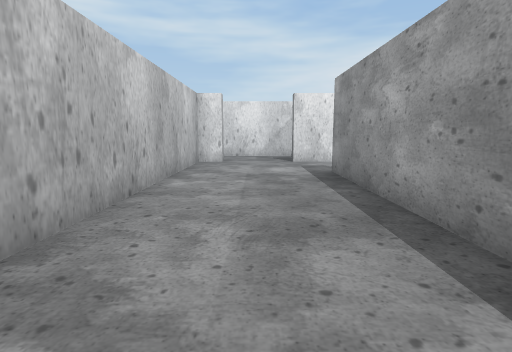
[1] (above)

20 first-person views from a walk through a scene from a Unity 3-D project. The camera is 1.2 m above the floor, tilts 8° down and sees 80° across. Doors are open. The floor is counted in squares, 1 m on a side. Each view is taken from the middle of a square. On the plan, view 1 faces up. The plan holds only what a view shows up to about 13 squares ahead; the rest is blank. The place goes on beyond the plan. The player character is not drawn. Some surface patterns are stand-ins.

[2]
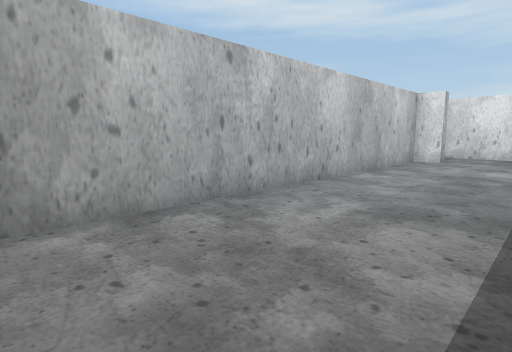

[3]
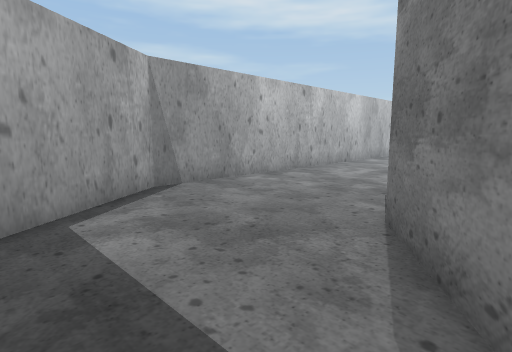

[4]
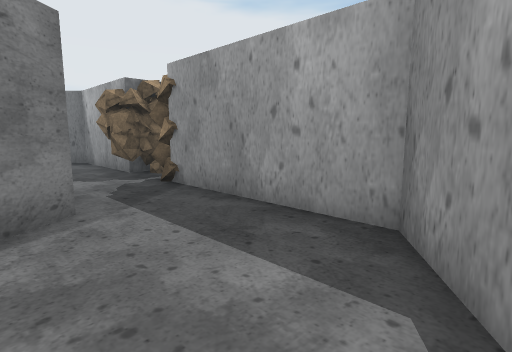

[5]
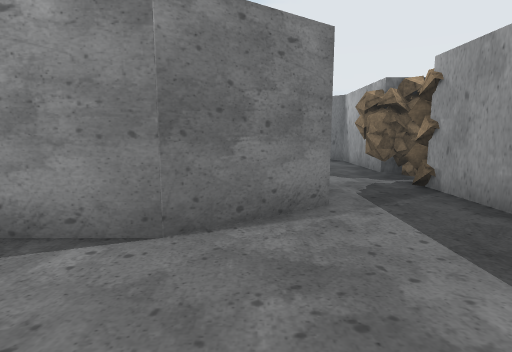

[6]
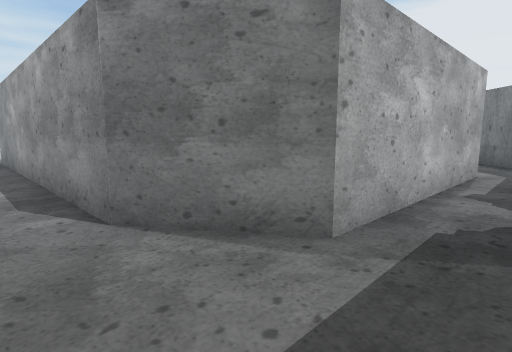

[7]
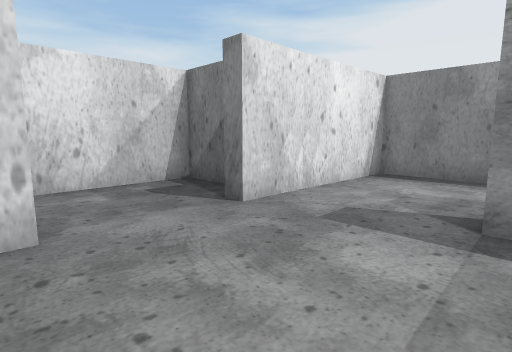

[8]
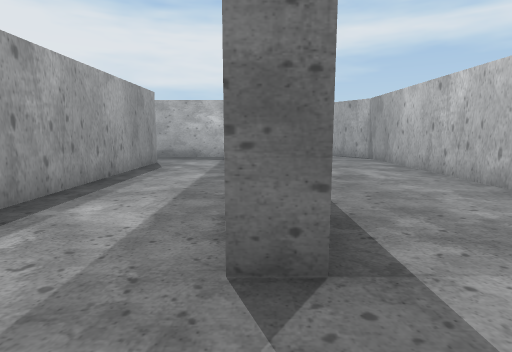

[9]
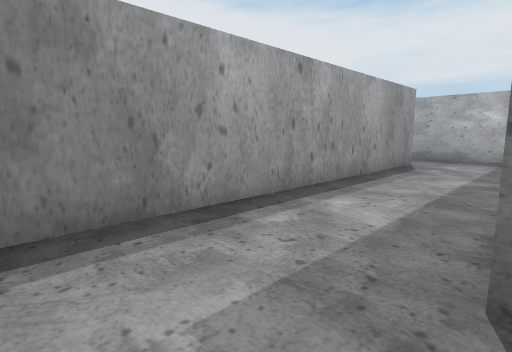

[10]
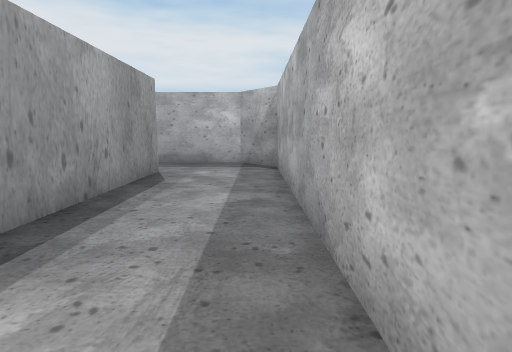

[11]
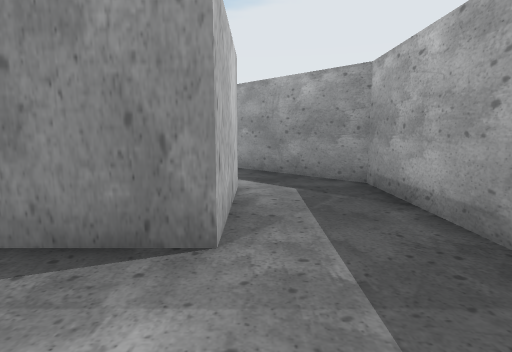

[12]
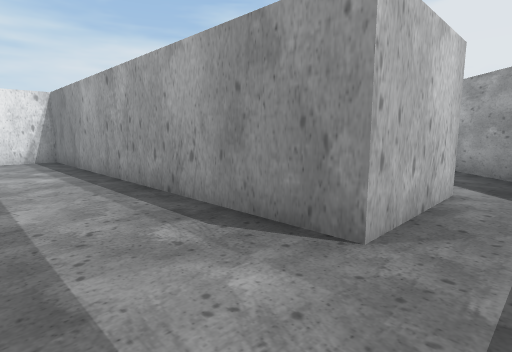

[13]
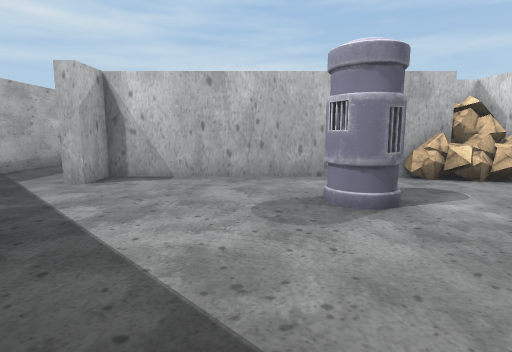

[14]
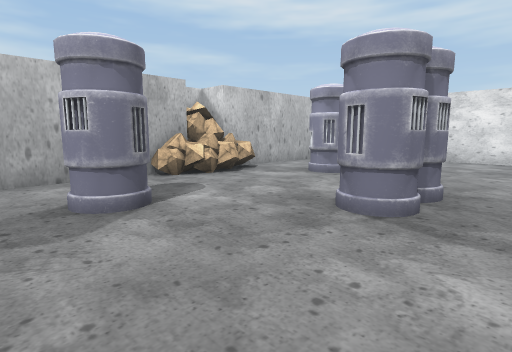

[15]
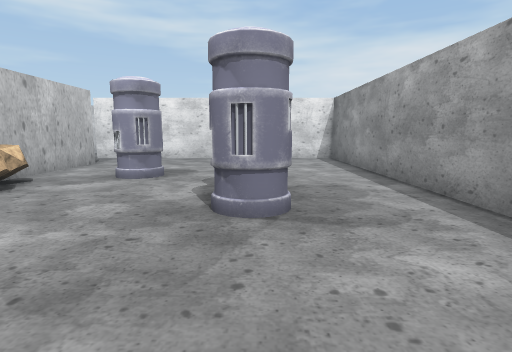

[16]
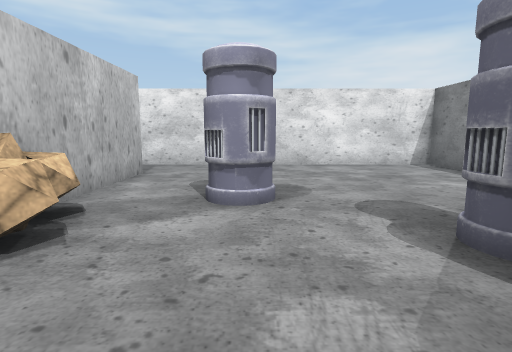

[17]
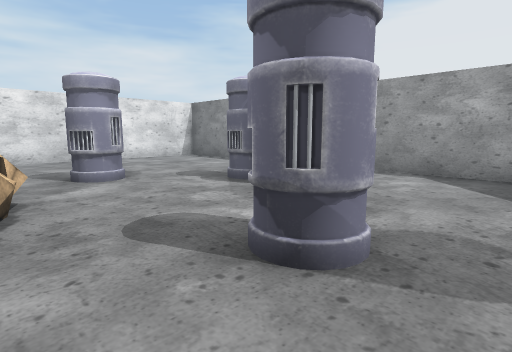

[18]
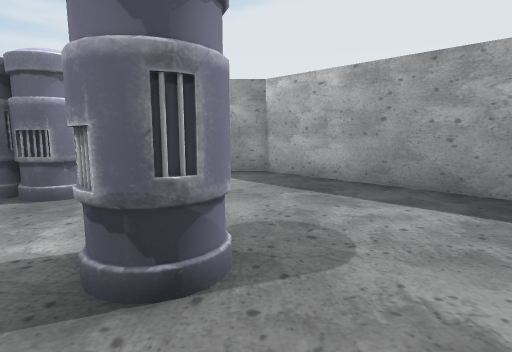

[19]
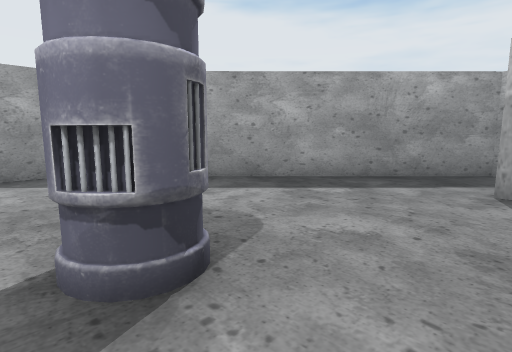

[20]
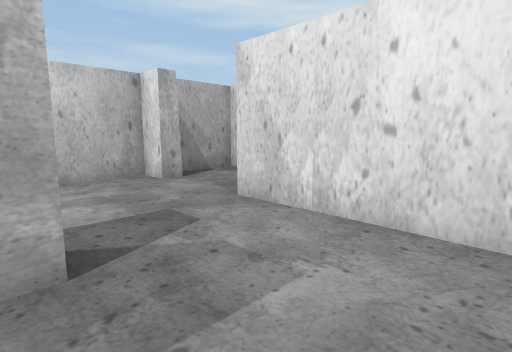

### Floor plan
Ten units are one square. View 1 is at (0, 0); x grows to the right and y downward. Boxes are objects, and circles mark ways between rooms. Rooms are numbered by the first view taken in them; rooms with no view inside come last. Other rooms are left out.
<svg viewBox="-29 -192 231 272">
<path fill="none" stroke="#000" d="M85 68 124 68 129 64M114 44 40 42 24 19 24 -96M-14 -131 -24 -131 -24 28 3 68 55 68M108 6 71 6 71 -128 16 -130M24 -96 33 -96 33 19 46 36 113 37 122 28M96 -85 96 -80M96 -60 96 1 108 1 108 6M96 -163 96 -108 90 -108M122 28 197 -47 197 -187 96 -187M6 -162 -24 -162 -24 -140M26 -146 26 -162 6 -162"/>
<rect x="55" y="65" width="20" height="10" fill="#bbb"><title>other object</title></rect>
<rect x="75" y="65" width="10" height="10" fill="#bbb"><title>other object</title></rect>
<rect x="75" y="55" width="20" height="10" fill="#bbb"><title>other object</title></rect>
<rect x="85" y="-95" width="20" height="20" fill="#bbb"><title>other object</title></rect>
<rect x="85" y="-105" width="10" height="10" fill="#bbb"><title>other object</title></rect>
<rect x="95" y="-105" width="20" height="10" fill="#bbb"><title>other object</title></rect>
<rect x="95" y="-125" width="10" height="20" fill="#bbb"><title>other object</title></rect>
<rect x="115" y="-65" width="20" height="20" fill="#bbb"><title>pillar</title></rect>
<rect x="115" y="-135" width="20" height="20" fill="#bbb"><title>pillar</title></rect>
<rect x="145" y="-95" width="20" height="20" fill="#bbb"><title>pillar</title></rect>
<rect x="145" y="-115" width="20" height="20" fill="#bbb"><title>pillar</title></rect>
<circle cx="25" cy="-105" r="3" fill="#2a7"/>
<circle cx="0" cy="-132" r="3" fill="#2a7"/>
<circle cx="115" cy="15" r="3" fill="#2a7"/>
<circle cx="0" cy="-150" r="3" fill="#2a7"/>
<text x="20" y="-10">1</text>
<text x="60" y="-40">2</text>
<text x="140" y="-90">3</text>
<text x="-10" y="-150">4</text>
<text x="10" y="-150">5</text>
</svg>
Room 1 opens to room 2. Room 1 opens to room 4. Room 2 opens to room 3. Room 4 opens to room 5.

Where each view was taken, in squares from view 1:
view 1: 0 up, 0 right, facing up
view 2: 1 down, 2 right, facing up-left
view 3: 6 down, 4 right, facing up-left
view 4: 3 down, 1 left, facing down-right
view 5: 3 down, 1 left, facing right
view 6: 6 down, 1 right, facing up-right
view 7: 9 up, 2 left, facing up-right
view 8: 12 up, 3 right, facing down
view 9: 12 up, 3 right, facing down-right
view 10: 9 up, 4 right, facing down
view 11: 1 down, 4 right, facing right
view 12: 2 down, 4 right, facing up-right
view 13: 4 up, 18 right, facing left
view 14: 4 up, 18 right, facing up-left
view 15: 4 up, 16 right, facing up
view 16: 7 up, 13 right, facing up
view 17: 4 up, 10 right, facing up-right
view 18: 5 up, 10 right, facing right
view 19: 7 up, 10 right, facing down-right
view 20: 9 up, 6 right, facing up-left
